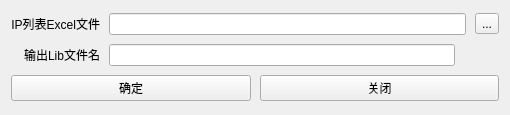
<?xml version="1.0" encoding="UTF-8"?>
<ui version="4.0">
 <class>Form</class>
 <widget class="QWidget" name="Form">
  <property name="geometry">
   <rect>
    <x>0</x>
    <y>0</y>
    <width>510</width>
    <height>115</height>
   </rect>
  </property>
  <property name="windowTitle">
   <string>Form</string>
  </property>
  <layout class="QVBoxLayout" name="verticalLayout_2">
   <item>
    <layout class="QVBoxLayout" name="verticalLayout">
     <property name="spacing">
      <number>9</number>
     </property>
     <item>
      <layout class="QHBoxLayout" name="horizontalLayout">
       <item>
        <widget class="QLabel" name="label">
         <property name="text">
          <string>IP列表Excel文件</string>
         </property>
         <property name="alignment">
          <set>Qt::AlignRight|Qt::AlignTrailing|Qt::AlignVCenter</set>
         </property>
        </widget>
       </item>
       <item>
        <widget class="QLineEdit" name="txt_xls_file"/>
       </item>
       <item>
        <widget class="QToolButton" name="tbt_load_file">
         <property name="text">
          <string>...</string>
         </property>
        </widget>
       </item>
      </layout>
     </item>
     <item>
      <layout class="QHBoxLayout" name="horizontalLayout_2">
       <property name="leftMargin">
        <number>13</number>
       </property>
       <property name="rightMargin">
        <number>44</number>
       </property>
       <item>
        <widget class="QLabel" name="label_2">
         <property name="text">
          <string>输出Lib文件名</string>
         </property>
         <property name="alignment">
          <set>Qt::AlignRight|Qt::AlignTrailing|Qt::AlignVCenter</set>
         </property>
        </widget>
       </item>
       <item>
        <widget class="QLineEdit" name="txt_lib_name"/>
       </item>
      </layout>
     </item>
     <item>
      <layout class="QHBoxLayout" name="horizontalLayout_3">
       <item>
        <widget class="QPushButton" name="btn_confirm">
         <property name="text">
          <string>确定</string>
         </property>
        </widget>
       </item>
       <item>
        <widget class="QPushButton" name="btn_close">
         <property name="text">
          <string>关闭</string>
         </property>
        </widget>
       </item>
      </layout>
     </item>
    </layout>
   </item>
  </layout>
 </widget>
 <resources/>
 <connections>
  <connection>
   <sender>btn_confirm</sender>
   <signal>clicked()</signal>
   <receiver>Form</receiver>
   <slot>confirm()</slot>
   <hints>
    <hint type="sourcelabel">
     <x>52</x>
     <y>102</y>
    </hint>
    <hint type="destinationlabel">
     <x>53</x>
     <y>100</y>
    </hint>
   </hints>
  </connection>
  <connection>
   <sender>btn_close</sender>
   <signal>clicked()</signal>
   <receiver>Form</receiver>
   <slot>close_win()</slot>
   <hints>
    <hint type="sourcelabel">
     <x>429</x>
     <y>102</y>
    </hint>
    <hint type="destinationlabel">
     <x>350</x>
     <y>100</y>
    </hint>
   </hints>
  </connection>
  <connection>
   <sender>tbt_load_file</sender>
   <signal>clicked()</signal>
   <receiver>Form</receiver>
   <slot>open_xls_file()</slot>
   <hints>
    <hint type="sourcelabel">
     <x>471</x>
     <y>31</y>
    </hint>
    <hint type="destinationlabel">
     <x>402</x>
     <y>39</y>
    </hint>
   </hints>
  </connection>
 </connections>
 <slots>
  <slot>confirm()</slot>
  <slot>close_win()</slot>
  <slot>open_xls_file()</slot>
 </slots>
</ui>
